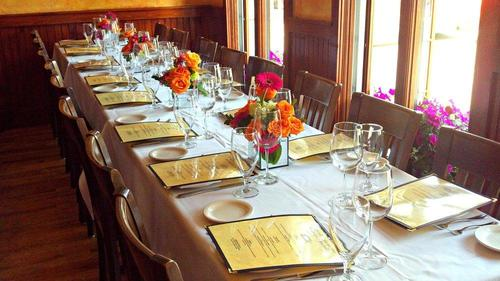
#> input picture photos/115856.jpg, 500 x 281 px; its folder holds 4 pictures in this run
$ python yelp.py   (Python 2 division)
#> lines starting #> are read from the running program, lines starting #| are printed output that depends on the picture
# import the necessary packages
import os
import numpy as np
from numpy import array
import cv2
from matplotlib import pyplot as plt
from sklearn.cluster import KMeans
from sklearn import metrics
from sklearn.metrics import pairwise_distances
import collections
import pdb
import csv
import re

# MAIN FUNCTION OF SCRIPT: loads a set of photos and gets SIFT & SURF keypoints
# Photo Structure: [FILENAME,PHOTO,GRAYSCALE_PHOTO,KEYPOINTS_SURF]
def main():
	photos = loadimages("photos")				# load photos from folder
	print("sampling: done!")

	descriptors = []
	photovector = []
	for photo in photos:
		tmp=findsurffeatures(photo)
		if tmp is not None:
			descriptors.append(tmp)			# find surf features and save keypoints
			photovector.append([photo[0]])		# feed ids into photovector (to be)

	print("loading: done!")

	dataPOI = preparePOIdata(descriptors)					# create POIvector
	assignCentersPOI(dataPOI,min(map(len,descriptors)),photovector)		# 1st clustering step: cluster and assign centers
	#photovector is now full with the values of clusters that belong to each photo
	print("1st clustering: done!")

	busid = []
	busvectorim = []
	dataPhoto = preparePhotoData(photovector,busid,busvectorim)
	busvector = assignCentersPhotos(dataPhoto,busid,busvectorim)		# 2nd clustering step: cluster and assign centers
	print("2nd clustering: done!")

	print("Congratulations! The program is finished and you are still alive!")

	writeInFile(busvector,"busvector")

##############################  2nd CLUSTERING  ######################################

# ASSIGN CENTERS IN RESTAURANTS
# [50 lines left out: functions assignCentersPhotos, preparePhotoData, not called in this run]

# GET SAMPLE RESTAURANT_PHOTOS ids
def getSampleRestPhoto():
	bus_im_list = getRestPhoto()
	return bus_im_list[:50]


# GET RESTAURANT_PHOTOS FROM FILE
# Structure of Dataset: List[numpy.ndarray] - 4781 POI[64 values]
# [56 lines left out: functions getRestPhoto, assignCentersPOI, preparePOIdata, clustering, not called in this run]

###################################  PHOTOS  ###########################################

# LOAD PHOTOS FROM FOLDER & SAVE IN A LIST [FILENAME,PHOTO,GRAYSCALE_PHOTO]
def loadimages(filename):
#> called with filename = 'photos'
	photos = [] 					# create "photos" list
	photosdir = filename				# set folder name ("photosdir")

	for filename in os.listdir(photosdir):
		image = cv2.imread(os.path.join(photosdir,filename))	#read photo
#> image is the input picture: shape (281, 500, 3); mean B, G, R 105.3, 121.1, 146.4
		gray = cv2.cvtColor(image,cv2.COLOR_BGR2GRAY)		#convert to grayscale
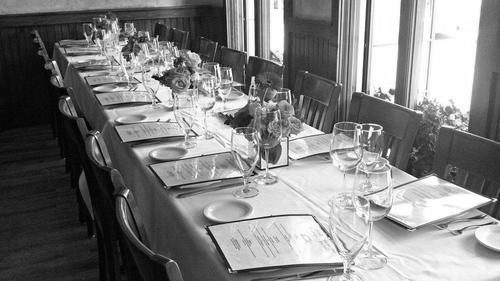
#> gray: shape (281, 500); min 2, max 255, mean 126.8
		photos.append([filename, image, gray])			#append in a list of photos
#> pass 2 of the loop in loadimages, `for filename in os.listdir(photosdir):`:
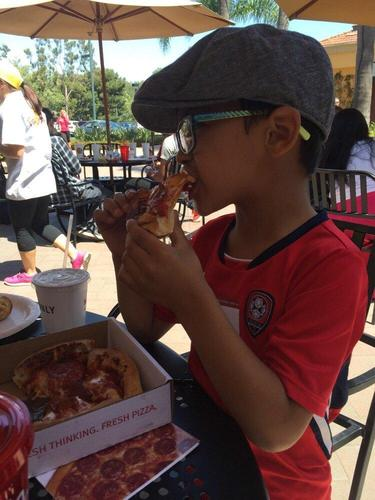
#> input picture photos/15.jpg, 375 x 500 px
#> in loadimages, image is the input picture: shape (500, 375, 3); mean B, G, R 68.7, 73.8, 98.3
#> in loadimages, `gray = cv2.cvtColor(image,cv2.COLOR_BGR2GRAY)`:
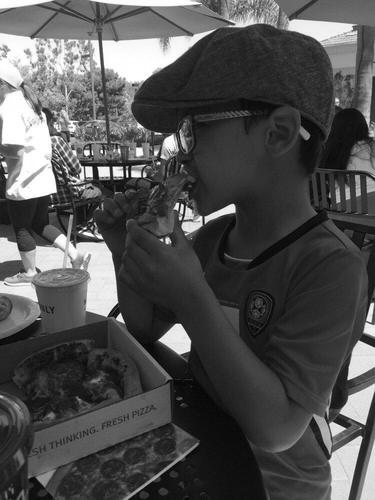
#> gray: shape (500, 375); min 1, max 255, mean 80.6
#> pass 3 of the loop in loadimages, `for filename in os.listdir(photosdir):`:
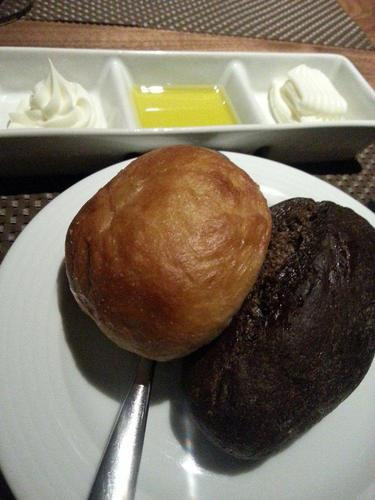
#> input picture photos/2.jpg, 375 x 500 px
#> in loadimages, image is the input picture: shape (500, 375, 3); mean B, G, R 96.6, 112.1, 122.7
#> in loadimages, `gray = cv2.cvtColor(image,cv2.COLOR_BGR2GRAY)`:
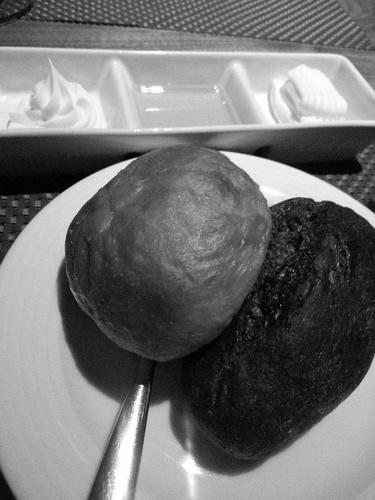
#> gray: shape (500, 375); min 0, max 255, mean 113.6
#> the loop made 4 passes; the first 3 are shown

	return photos

# FIND SURF FEATURES FOR A PHOTO AND RETURN DESCRIPTORS
def findsurffeatures(photo):
#> (the run stopped early here; a loop or call above may not have finished)
